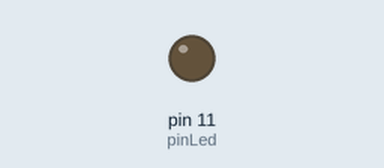
The sketch below on a simulated Arduino Uno, built with avr-gcc and run on an emulated ATmega328P. Shown: output pins drawn as LEDs (lit = HIGH).

Above: at 0.05 s.
At 9.55 s:
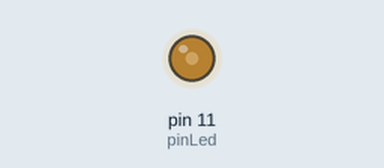
At 19.95 s:
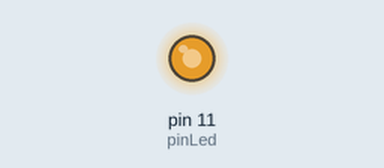
At 39.85 s:
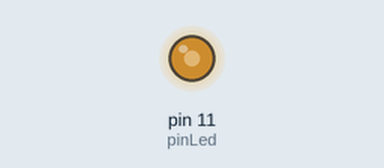
Timing chart, 0 to 40.0 s (numbered marks = the images above):
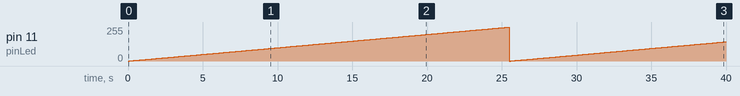

Measured:
- by itself, pin 11 (pinLed): 0/255 → 1/255 at 0.10 s, → 2/255 0.10 s later, → 3/255 0.10 s later, → 4/255 0.10 s later, … (399 changes in this stretch)

The sketch:

excercise3WHILELED.ino
```cpp
int pinLed = 11;

void setup() {
  // put your setup code here, to run once:
  Serial.begin(9600);
  pinMode(pinLed, OUTPUT);

}

void loop() {
  // put your main code here, to run repeatedly:
  int var = 0;

  while(var <255) {
    analogWrite(pinLed, var);
     delay(100);

     var++;
  }

}
```
